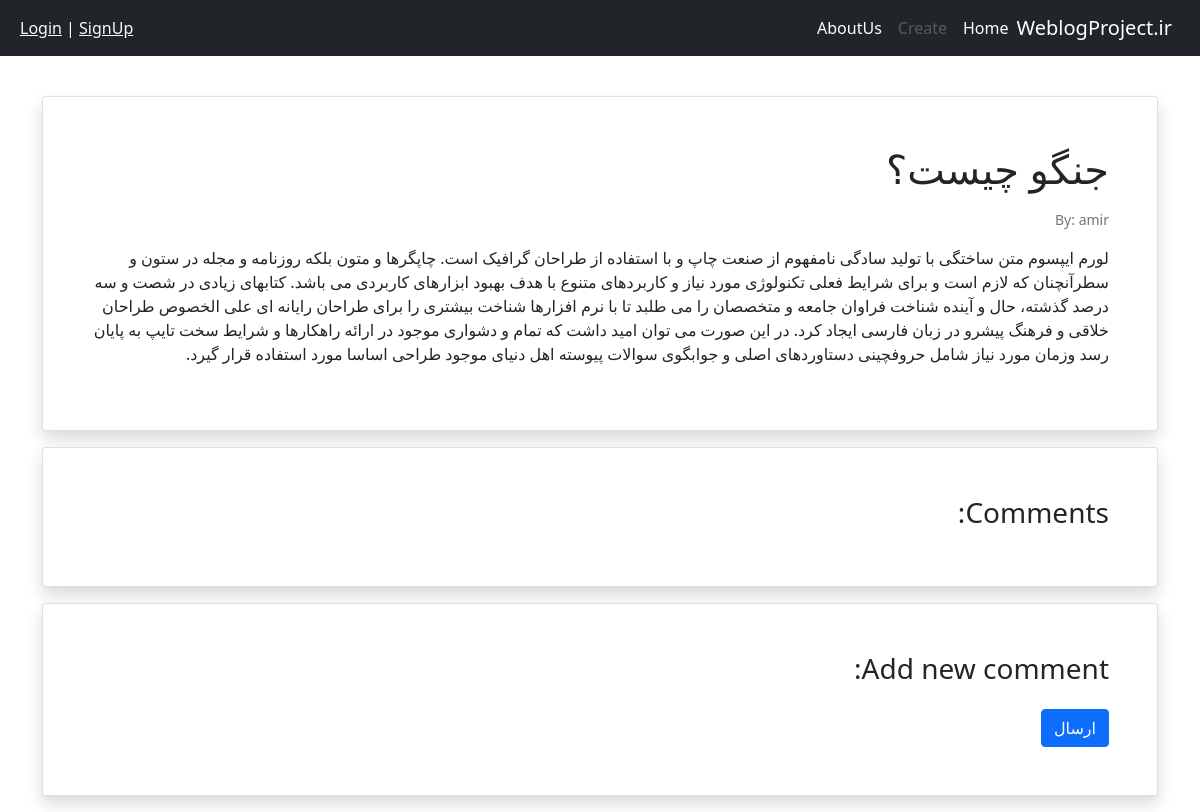
/post/1, run on the app's committed database.
### blog/models.py (models this page shows, shortened)
class Post(models.Model):
    STATUS_CHOICES = (
        ('pub', 'Published'),
        ('drf', 'Draft'),
    )
    author = models.ForeignKey(get_user_model(), on_delete=models.CASCADE)
    title = models.CharField(max_length=200)
    text = models.TextField()
    status = models.CharField(choices=STATUS_CHOICES, max_length=3)
    date_created = models.DateField(auto_now_add=True)
    datetime_created = models.DateTimeField(auto_now_add=True)
    datetime_modified = models.DateTimeField(auto_now=True)

### accounts/models.py (models this page shows)
class CustomUser(AbstractUser):
    pass

### blog/views.py (the view)
# urls.py: path('post/<int:pk>', PostDetailView.as_view(), name="post_detail"),
class PostDetailView(generic.DetailView):
    model = Post
    template_name = "blog/post_detail.html"
    context_object_name = 'post'

### blog/templates/blog/post_detail.html (shortened to what this page needs)
{% extends '_base.html' %}
{% block content %}
    <div class="container mt-4">
    <div class="row">
        <div class="col-12">
            <div class="card shadow my-3 p-5">
                <h1>{{ post.title|capfirst }}</h1>
                <span>
                        <p class="small text-muted mt-2">By: {{ post.author }}</p>
                        <p class="mt-2">{{ post.text }}</p>
                    </span>
            </div>
            <div class="card shadow my-3 p-5">
                <h3>Comments:</h3>
            </div>
            <div class="card shadow my-3 p-5">
                <h3>Add new comment:</h3>
                <form method="POST">
                    <form method="POST">
                        <button type="submit" class="btn btn-primary mt-3">ارسال</button>
                    </form>
            </div>
        </div>
    </div>
{% endblock content %}

### data on the page
Post: title "جنگو چیست؟", author "amir", text "لورم ایپسوم متن ساختگی با تولید سادگی نامفهوم از صنعت چاپ و با استفاده از طراحان گرافیک است. چاپگرها و متون بلکه روزنامه و مجله در ستون و سطرآنچنان که لازم است و برای شرایط فعلی تکنولوژی مورد نیاز و کاربردهای متنوع با هدف بهبود ابزارهای کاربردی می باشد. کتابهای زیادی در شصت و سه درصد گذشته، حال و آینده شناخت فراوان جامعه و متخصصان را می طلبد تا با نرم افزارها شناخت بیشتری را برای طراحان رایانه ای علی الخصوص طراحان خلاقی و فرهنگ پیشرو در زبان فارسی ایجاد کرد. در این صورت می توان امید داشت که تمام و دشواری موجود در ارائه راهکارها و شرایط سخت تایپ به پایان رسد وزمان مورد نیاز شامل حروفچینی دستاوردهای اصلی و جوابگوی سوالات پیوسته اهل دنیای موجود طراحی اساسا مورد استفاده قرار گیرد."
